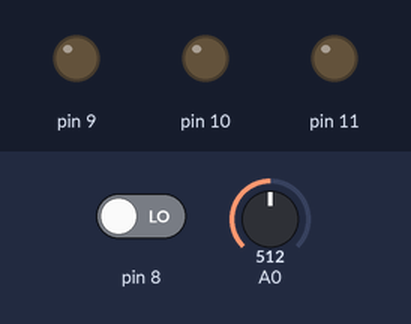
The sketch below on a simulated Arduino Uno, built with avr-gcc and run on an emulated ATmega328P. On the bench: output pins drawn as LEDs (lit = HIGH). Dashed ring = blinking. The test bench sets the inputs (shaded band); at power-on: pin 8 LOW, A0 = 512.

Above: at 1.2 s.
1.3 s: pin 8 driven HIGH
At 1.7 s:
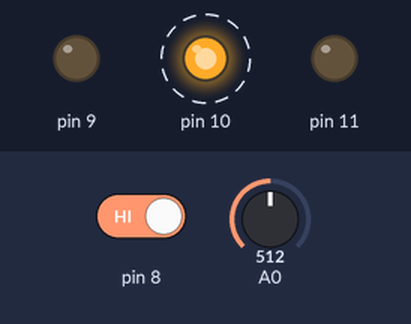
4.3 s: A0 set to 351
7.3 s: A0 set to 324
10.3 s: A0 set to 692
At 11.7 s:
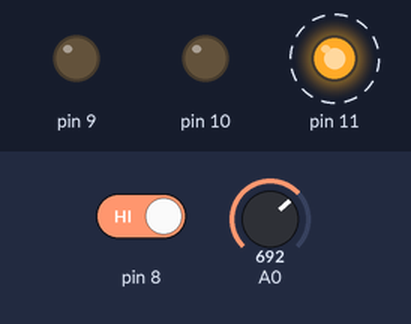
Timing chart, 0 to 14.3 s (numbered marks = the images above; inputs shaded):
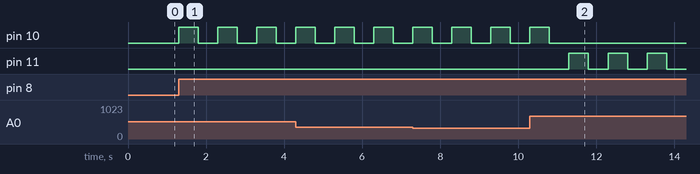

Measured:
- after the input at 1.3 s, pin 10: alternates HIGH for 0.50 s and LOW for 0.50 s, starting at once
- after the input at 10.3 s, pin 9: stops changing and stays LOW; pin 11: alternates HIGH for 0.50 s and LOW for 0.50 s, starting after 1.0 s

The sketch:

_________________if_button_for_led___.ino
```cpp
void setup() {
  pinMode(A0,INPUT);
  pinMode(8,INPUT);
  pinMode(9,OUTPUT);
  pinMode(10,OUTPUT);
  pinMode(11,OUTPUT);

}

void loop() {
  if(analogRead(A0) < 342)
  {
    if(digitalRead(8) == 1)
    {
      for(int a = 0;a < 5;a++)
      {
        digitalWrite(9,HIGH);
        delay(500);
        digitalWrite(9,LOW);
        delay(500);
      }
    }
  }
  else if(analogRead(A0) > 341 and analogRead(A0) < 683)
  {
    if(digitalRead(8) == 1)
    {
      for(int a = 0; a < 5;a++)
      {
        digitalWrite(10,HIGH);
        delay(500);
        digitalWrite(10,LOW);
        delay(500);
      }
    }

  }
  else if(analogRead(A0) > 682)
  {
    if(digitalRead(8) == 1)
    {
      for(int a = 0;a < 5;a++)
      {
       digitalWrite(11,HIGH);
       delay(500);
       digitalWrite(11,LOW);
       delay(500);
      }
    }
  }
}
```
